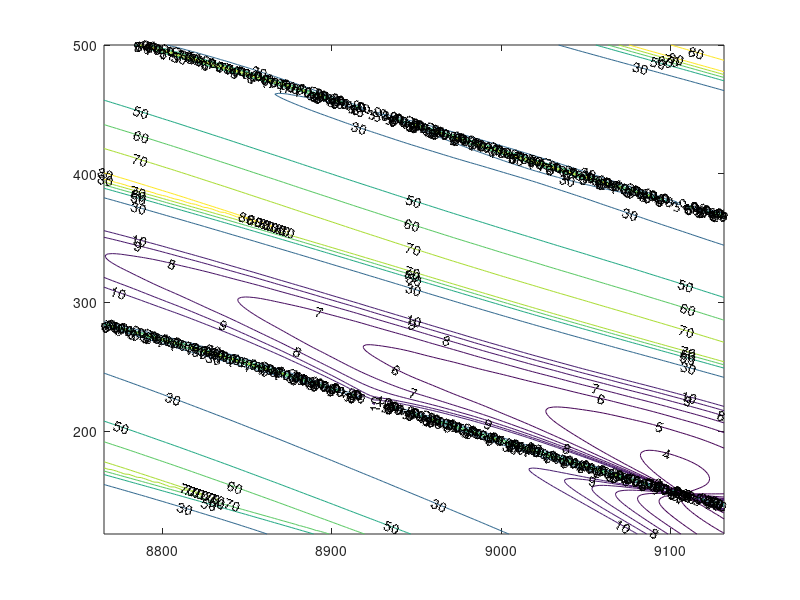

The MATLAB source for this figure:
format long;

delta_v=dlmread("Final_DeltaV_og.dat");
tof=dlmread("Final_TimeOfFlight_og.dat");
epoch=dlmread("Final_DepartureEpochs_og.dat");
delta_v1=dlmread("Earth_Escape_DeltaV_final.dat");
delta_v2=dlmread("Venus_Capture_DeltaV_final.dat");

%Gravitational acceleration on Earth (m/s2)
g_E=9.81;

%Initial mass of propellant + dry mass (kg)
M_init=1245; 

%Specific Impulse of rocket engine (s) [Currently based on Venus Express]
I_sp=317;

%km/s to m/s
delta_v=delta_v'*1000;
delta_v1=delta_v1*1000;
delta_v2=delta_v2*1000;


for i=1:300
    for j=1:150

        %Mass ratio: Mass used during Venus Capture/Initial mass
        Mass_ratio(i,j)=exp(-(delta_v2(i,j)/(I_sp*g_E)))*(exp((delta_v2(i,j)/(I_sp*g_E)))-1);

        %Mass of propellant used during Earth escape
        %M_E(i,j)=exp(-(delta_v1(i,j)/(I_sp*g_E)))*M_init*(exp((delta_v1(i,j)/(I_sp*g_E)))-1);

        %Mass of propellant used during Venus capture
        M_V(i,j)=M_init*Mass_ratio(i,j);
        
    end
end

% surf(epoch(1,:),tof(:,1),delta_v)
% xlabel('Epoch')
% ylabel('Time of Flight')
contour(epoch(1,:),tof(:,1),delta_v/1000,[4 5 6 7 8 9 10 30 50 60 70 80 90 95],'ShowText','on')
%contour(epoch(1,:),tof(:,1),M_V,[0 800 1000 1200],'ShowText','on')


